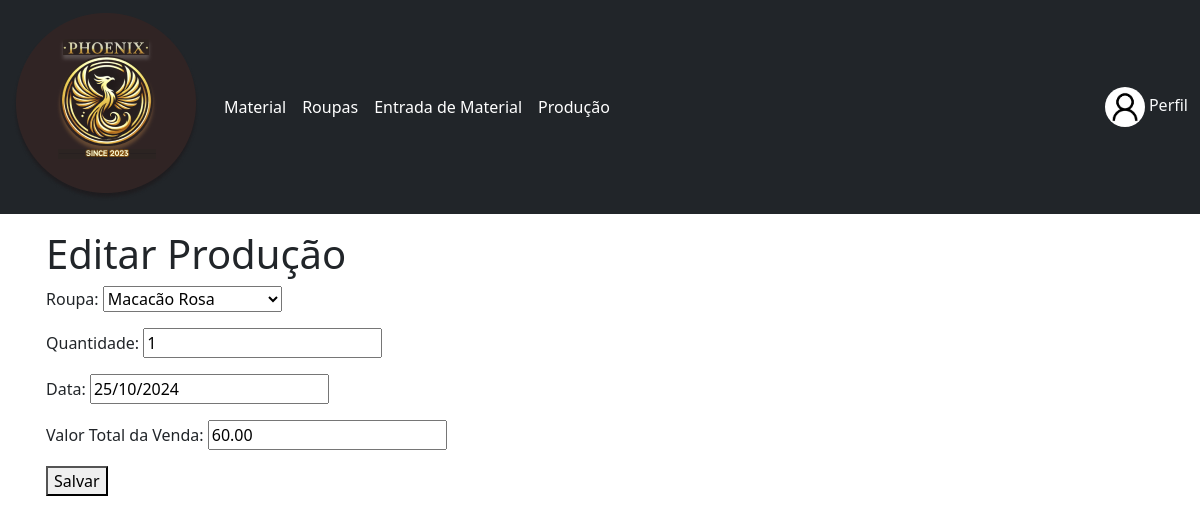
The page /producao/8/edit/ (signed in) on the database its author committed.
### usuario/models.py (models this page shows, shortened)
class CustomUser(AbstractUser):
    linguagem = [
        ('pt-br', 'Português - Brasil'),
        ('eng', 'Inglês (Indisponível)')
    ]
    cpf = models.CharField(max_length=11, unique=True, verbose_name="CPF")
    profile_picture = models.ImageField(upload_to='profile_pictures/', blank=True, null=True)
    idioma = models.CharField(verbose_name="Idioma", null=False, blank=False,  choices=linguagem, default='pt-br', max_length=7)

### producao/models.py (models this page shows)
class Producao(models.Model):
    roupa = models.ForeignKey(Roupa, on_delete= models.CASCADE)
    quantidade = models.IntegerField()
    data = models.DateField()
    valorTotal = models.DecimalField(verbose_name="Valor Total da Venda", max_digits=10, decimal_places=2)

### producao/views.py (the view)
# urls.py: path('<int:pk>/edit/', ProducaoUpdateView.as_view(), name='producao_update'),
class ProducaoUpdateView(LoginRequiredMixin, UpdateView):
    model = Producao
    form_class = ProducaoForm
    template_name = 'producao_form.html'
    success_url = reverse_lazy('producao_list')

### producao/forms.py
class ProducaoForm(forms.ModelForm):
    class Meta:
        model = Producao
        fields = '__all__'

### roupa/models.py (called while the page is built)
    def __str__(self) -> str:
        return self.nome

### producao/templates/producao_form.html (shortened to what this page needs)
{% extends 'base.html' %}
{% block content %}
<h1>{% if form.instance.pk %}Editar{% else %}Adicionar{% endif %} Produção</h1>
<form method="post" enctype="multipart/form-data">
    {{ form.as_p }}
    <button type="submit">Salvar</button>
</form>
{% endblock %}

### dashboard/templates/base.html (shortened to what this page needs)
<!DOCTYPE html>
<html lang="pt-br">
<head>
    <link href="https://cdn.jsdelivr.net/npm/bootstrap@5.3.3/dist/css/bootstrap.min.css" rel="stylesheet">
    {%load static%}
</head>
<body>
    <nav class="navbar navbar-expand-lg navbar-dark bg-dark">
        <div class="container-fluid">
            <a class="navbar-brand" href="{% url 'dashboard' %}">
                <img src="{% static 'imagens/logo.png' %}" alt="Phoenix">
            </a>
            <div class="collapse navbar-collapse" id="navbarNav">
                <ul class="navbar-nav">
                    <li class="nav-item">
                        <a class="nav-link active" aria-current="page" href="{% url 'material_list' %}">Material</a></li>
                    <li> <a class="nav-link active" aria-current="page" href="{% url 'roupa_list' %}">Roupas</a></li>
                    <li> <a class="nav-link active" aria-current="page" href="{% url 'movimentacao_list' %}">Entrada de Material</a></li>
                    <li> <a class="nav-link active" aria-current="page" href="{% url 'producao_list' %}">Produção</a></li>
                    </ul>
                    <span class="ms-auto">
                    {% if user.is_authenticated %}
                    <span class="navbar-text ms-auto">
                        {% if user.profile_picture %}
                        <img src="{{ user.profile_picture.url }}" alt="Foto de Perfil" class="rounded-circle" style="width: 40px; height: 40px;">
                        {% else %}
                        <img src="{% static 'imagens/default_profile.png' %}" alt="Foto Padrão" class="rounded-circle" style="width: 40px; height: 40px;">
                        {% endif %}
                        <a class="nav-link d-inline-block link-light" href="{% url 'profile' %}">Perfil</a>
                    </span>
                    {% endif %}
                </span>
            </div>
        </div>
    </nav>
    <div class="container py-3 px-3">
        {% block content %}
        {% endblock %}
    </div>
</body>
</html>

### rows shown on the page
CustomUser: profile_picture (picture)
Producao: roupa "Macacão Rosa", quantidade "1", data "25/10/2024", valorTotal "60.00"
